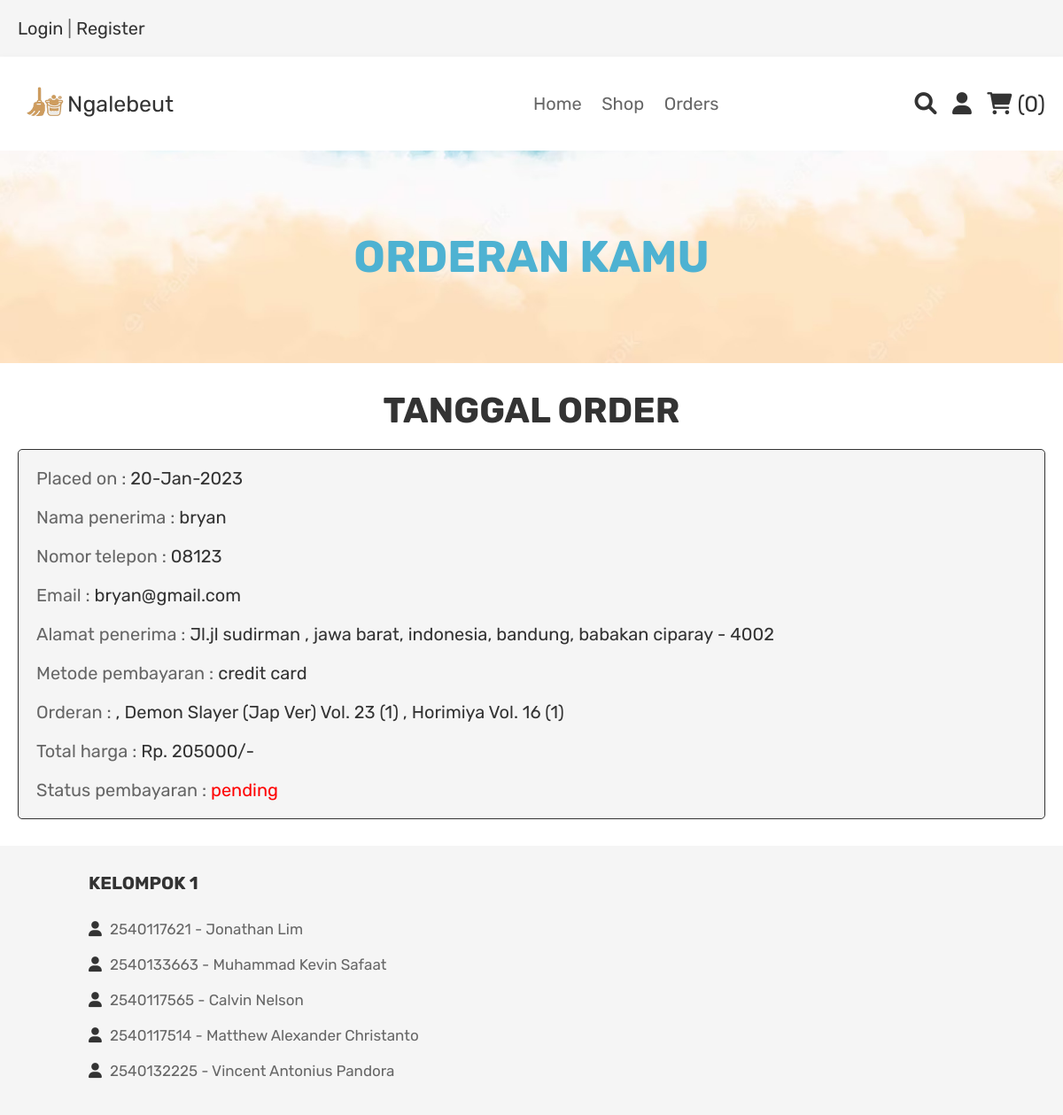
The page /orders.php (signed in) on the database its author committed.
### tables this page shows
CREATE TABLE `orders` (
  `id` int(100) NOT NULL,
  `user_id` int(100) NOT NULL,
  `name` varchar(100) NOT NULL,
  `number` varchar(12) NOT NULL,
  `email` varchar(100) NOT NULL,
  `method` varchar(50) NOT NULL,
  `address` varchar(500) NOT NULL,
  `total_products` varchar(1000) NOT NULL,
  `total_price` int(100) NOT NULL,
  `placed_on` varchar(50) NOT NULL,
  `payment_status` varchar(20) NOT NULL DEFAULT 'pending'
);

### orders.php (the view, shortened to what this page needs)
<?php
include 'config.php';
$user_id = $_SESSION['user_id'];
?>
<!DOCTYPE html>
<html lang="en">
<head>
   <link rel="stylesheet" href="https://cdnjs.cloudflare.com/ajax/libs/font-awesome/6.0.0/css/all.min.css">
   <link rel="stylesheet" href="css/style.css">
</head>
<body>
<?php include 'header.php'; ?>
<div class="heading">
   <h3>Orderan Kamu</h3>
</div>
<section class="placed-orders">
   <h1 class="title">Tanggal Order</h1>
   <div class="box-container">
      <?php
         $order_query = mysqli_query($conn, "SELECT * FROM `orders` WHERE user_id = '$user_id'") or die('query failed');
         if(mysqli_num_rows($order_query) > 0){
            while($fetch_orders = mysqli_fetch_assoc($order_query)){
      ?>
      <div class="box">
         <p> Placed on : <span><?php echo $fetch_orders['placed_on']; ?></span> </p>
         <p> Nama penerima : <span><?php echo $fetch_orders['name']; ?></span> </p>
         <p> Nomor telepon : <span><?php echo $fetch_orders['number']; ?></span> </p>
         <p> Email : <span><?php echo $fetch_orders['email']; ?></span> </p>
         <p> Alamat penerima : <span><?php echo $fetch_orders['address']; ?></span> </p>
         <p> Metode pembayaran : <span><?php echo $fetch_orders['method']; ?></span> </p>
         <p> Orderan : <span><?php echo $fetch_orders['total_products']; ?></span> </p>
         <p> Total harga : <span>Rp. <?php echo $fetch_orders['total_price']; ?>/-</span> </p>
         <p> Status pembayaran : <span style="color:<?php if($fetch_orders['payment_status'] == 'pending'){ echo 'red'; }else{ echo 'green'; } ?>;"><?php echo $fetch_orders['payment_status']; ?></span> </p>
         </div>
      <?php
       }
      }else{
         echo '<p class="empty">Keranjang mu kosong!</p>';
      }
      ?>
   </div>
</section>
<?php include 'footer.php'; ?>
</body>
</html>

### header.php (shortened to what this page needs)
<header class="header">
   <div class="header-1">
      <div class="flex">
         <p><a href="login.php">Login</a> | <a href="register.php">Register</a> </p>
      </div>
   </div>
   <div class="header-2">
      <div class="flex">
         <a href="home.php" class="logo"><img class="logo_banner" src="images/logo_ngalebeut.png"><a href="home.php" class="yes">Ngalebeut</a>
         <nav class="navbar">
            <a href="home.php">Home</a>
            <a href="shop.php">Shop</a>
            <a href="orders.php">Orders</a>
         </nav>
         <div class="icons">
            <a href="search_page.php" class="fas fa-search"></a>
            <div id="user-btn" class="fas fa-user"></div>
            <?php
               $select_cart_number = mysqli_query($conn, "SELECT * FROM `cart` WHERE user_id = '$user_id'") or die('query failed');
               $cart_rows_number = mysqli_num_rows($select_cart_number);
            ?>
            <a href="cart.php"> <i class="fas fa-shopping-cart"></i> <span>(<?php echo $cart_rows_number; ?>)</span> </a>
         </div>
      </div>
   </div>
</header>

### footer.php
<section class="footer">
   <div class="box-container">
      <div class="box">
         <h3>Kelompok 1</h3>
         <a href="https://www.youtube.com/watch?v=QdezFxHfatw"> <i class="fas fa-user"></i> 2540117621   - Jonathan Lim</a>
         <a href="https://www.youtube.com/watch?v=rV5ynCW-kVw&ab_channel=ZxiosExe"> <i class="fas fa-user"></i> 2540133663   - Muhammad Kevin Safaat </a>
         <a href="#"> <i class="fas fa-user"></i> 2540117565   - Calvin Nelson </a>
         <a href="#"> <i class="fas fa-user"></i> 2540117514   - Matthew Alexander Christanto</a>
         <a href="https://www.youtube.com/watch?v=yPYZpwSpKmA"> <i class="fas fa-user"></i> 2540132225   - Vincent Antonius Pandora </a>
      </div>
   </div>
</section>

### css/style.css (style rules this page uses)
:root { --black:#8e44ad; --red:#c0392b; --orange:#f39c12; --black:#333; --white:#fff; --light-color:#666; --light-white:#ccc; --light-bg:#f5f5f5; --border:.1rem solid var(--black); --box-shadow:0 .5rem 1rem rgba(0,0,0,.1); }
* { font-family: 'Rubik', sans-serif; margin:0; padding:0; box-sizing: border-box; outline: none; border:none; text-decoration: none; transition:all .2s linear; }
html { font-size: 62.5%; overflow-x: hidden; }
section { padding:3rem 2rem; }
.title { text-align: center; margin-bottom: 2rem; text-transform: uppercase; color:var(--black); font-size: 4rem; }
.heading { min-height: 30vh; display: flex; flex-flow: column; align-items: center; justify-content: center; gap:1rem; background: url(../images/home2.jpg) no-repeat; background-size: cover; background-position: center; text-align: center; }
.heading h3 { font-size: 5rem; color:#4eb2d2; text-transform: uppercase; }
.header .header-1 { background-color: var(--light-bg); }
.header .header-1 .flex { padding:2rem; align-items: center; justify-content: space-between; max-width: 1200px; margin:0 auto; }
.header .header-2 { background-color: var(--white); box-shadow: var(--box-shadow); }
.header .header-2 .flex { padding:2rem; display: flex; align-items: center; justify-content: space-between; max-width: 1200px; margin:0 auto; position: relative; }
.header .header-1 .flex p { font-size: 2rem; color:var(--light-color); }
.header .header-1 .flex p a { color:var(--black); }
.header .header-2 .flex .logo { font-size: 2.5rem; color:var(--black); }
.header .header-2 .flex .navbar a { margin:0 1rem; font-size: 2rem; color:var(--light-color); }
.header .header-2 .flex .icons > * { font-size: 2.5rem; color:var(--black); cursor: pointer; margin-left: 1.5rem; }
.placed-orders .box-container { max-width: 1200px; margin:0 auto; display:flex; flex-wrap: wrap; align-items: center; gap:1.5rem; }
.placed-orders .box-container .box { flex:1 1 40rem; border-radius: .5rem; padding:2rem; border:var(--border); background-color: var(--light-bg); padding:1rem 2rem; }
.placed-orders .box-container .box p { padding:1rem 0; font-size: 2rem; color:var(--light-color); }
.placed-orders .box-container .box p span { color:var(--black); }
.footer { background-color: var(--light-bg); }
.footer .box-container { max-width: 1000px; margin: auto; display: flex; grid-template-columns: repeat(auto-fit, minmax(25rem, 1fr)); gap:1.5rem; }
.footer .box-container .box h3 { text-transform: uppercase; color:var(--black); font-size: 2rem; padding-bottom: 2rem; }
.footer .box-container .box p, .footer .box-container .box a { display: block; font-size: 1.7rem; color:var(--light-color); padding:1rem 0; }
.footer .box-container .box p i, .footer .box-container .box a i { color:var(--black); padding-right: .5rem; }
.logo_banner { height: 60px; width: 60px; }
.yes { position: relative; right: 200px; color:var(--black); font-size: 2.5rem; }

### rows shown on the page
orders: placed_on "20-Jan-2023", name "bryan", number "08123", email "bryan@gmail.com", address "Jl.jl sudirman , jawa barat, indonesia, bandung, babakan ciparay - 4002", method "credit card", total_products ", Demon Slayer (Jap Ver) Vol. 23 (1) , Horimiya Vol. 16 (1)", total_price "205000", payment_status "pending"

### other values the page prints
$cart_rows_number "0"
